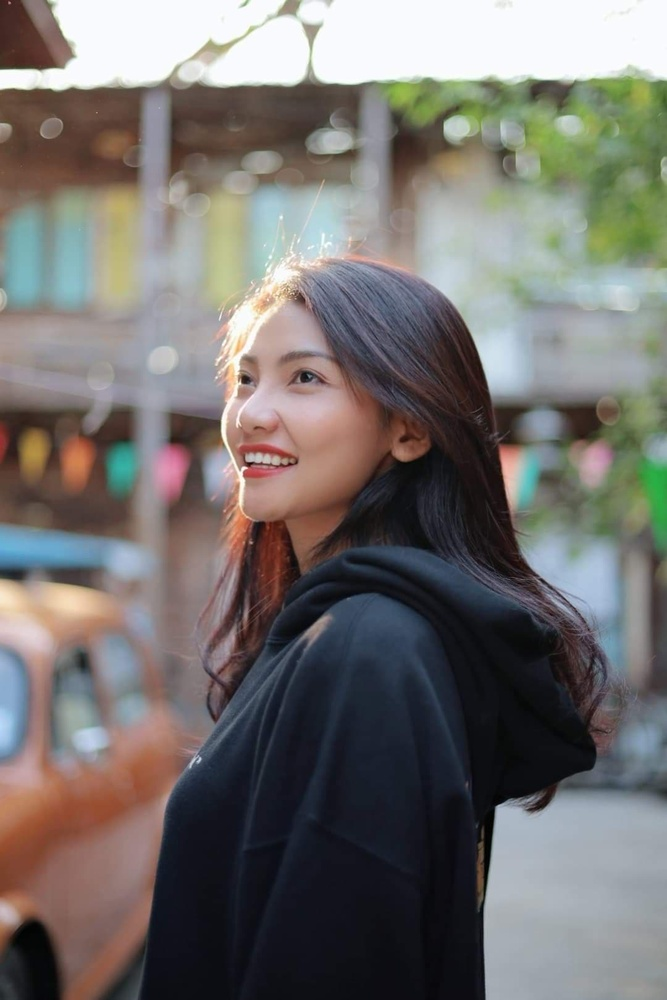
#> input picture instagramFilter/Mallie.jpg, 667 x 1000 px, shrunk from 1080 x 1620 before the run
$ python app.py
#> lines starting #> are read from the running program, lines starting #| are printed output that depends on the picture
import cv2
import numpy as np

#dummy function
def dummy(value):
    pass

identity_kernel = np.array([[0, 0, 0], [0, 1, 0], [0, 0, 0]])
sharpen_kernel = np.array([[0, -1, 0], [-1, 5, -1], [0, -1, 0]])
mystery_kernel = np.array([[1, 2, 1], [0, 0, 0], [-1, -2, -1]])
gauss_k1 = cv2.getGaussianKernel(3, 0)
gauss_k2 = cv2.getGaussianKernel(1, 5)
box_k = np.ones(9, np.float32) / 9.0

kernels = [identity_kernel, sharpen_kernel,mystery_kernel, gauss_k1, gauss_k2, box_k ]


color_orig = cv2.imread('Mallie.jpg')
#> color_orig is the input picture: shape (1000, 667, 3); mean B, G, R 110.6, 113.2, 116.6
gray_orig = cv2.cvtColor(color_orig,cv2.COLOR_BGR2GRAY)
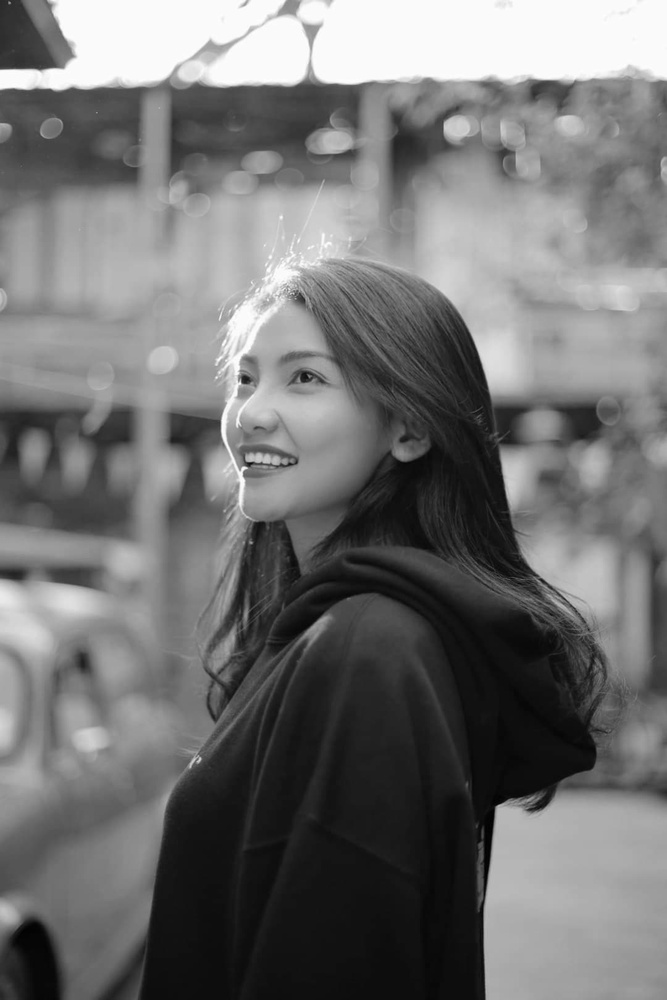
#> gray_orig: shape (1000, 667); min 0, max 255, mean 113.9

#create UI (window and track bars)
cv2.namedWindow('app')

cv2.createTrackbar('contrast', 'app', 1, 3, dummy)
cv2.createTrackbar('brightness', 'app', 50, 100, dummy)
cv2.createTrackbar('filter', 'app', 0, len(kernels)-1, dummy) # TODO: add filters
#> slider 'filter' is set to 1
cv2.createTrackbar('greyscale', 'app', 0, 1, dummy)
#> slider 'greyscale' is set to 1

count = 0
#main UI loop
while True:
    #read all trackbar values
    grayscale = cv2.getTrackbarPos('greyscale', 'app')
    contrast = cv2.getTrackbarPos('contrast', 'app')
    brightness = cv2.getTrackbarPos('brightness', 'app')
    kernel = cv2.getTrackbarPos('filter', 'app')

    #apply filters
    color_modified = cv2.filter2D(color_orig, -1, kernels[kernel])
    gray_modified = cv2.filter2D(gray_orig, -1, kernels[kernel])

    color_modified = cv2.addWeighted(color_modified, contrast, np.zeros_like(color_orig), 0, (brightness-50))
    gray_modified = cv2.addWeighted(gray_modified, contrast, np.zeros_like(gray_orig), 0, (brightness-50))

    key = cv2.waitKey(10)
#> (key q is pressed here)
    if key == ord('q'):
        break
    elif key == ord('s'):
        if grayscale == 0:
            cv2.imwrite('output-{}.png'.format(count), color_modified)
        else:
            cv2.imwrite('output-{}.png'.format(count), gray_modified)
        count +=1
        pass
    if grayscale == 0:
        cv2.imshow('app',color_modified)
    else:
        cv2.imshow('app', gray_modified)
cv2.destroyAllWindows()
